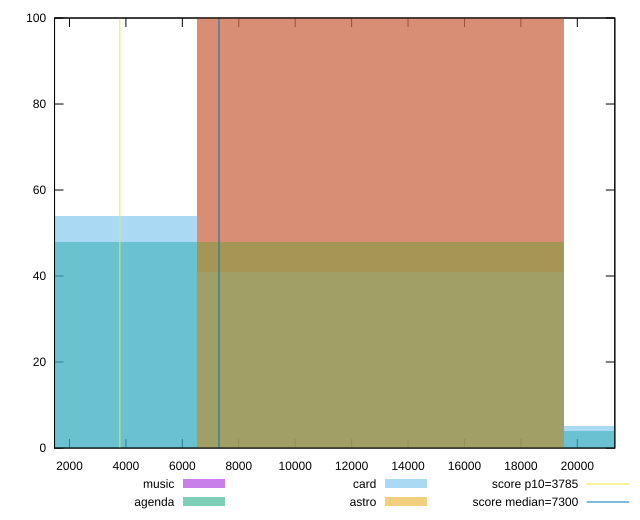

Reproduce this figure in gnuplot.
reset

$music <<EOF
13022.962341294442 100
EOF

$agenda <<EOF
26045.924682588884 4
0 48
13022.962341294442 48
EOF

$card <<EOF
0 54
13022.962341294442 41
26045.924682588884 5
EOF

$astro <<EOF
13022.962341294442 100
EOF

set key outside below
set boxwidth 13022.962341294442
set xrange [1470.078:21329.5455]
set yrange [0:100]
set trange [0:100]
set style fill transparent solid 0.5 noborder

set parametric
set terminal svg size 640, 520 enhanced background rgb 'white'
set output "reports/report_00028_2021-02-24T12-49-42.674Z/interactive/comparison/histogram/all_raw.svg"

plot $music title "music" with boxes, \
     $agenda title "agenda" with boxes, \
     $card title "card" with boxes, \
     $astro title "astro" with boxes, \
     3785,t title "score p10=3785", \
     7300,t title "score median=7300"

reset
